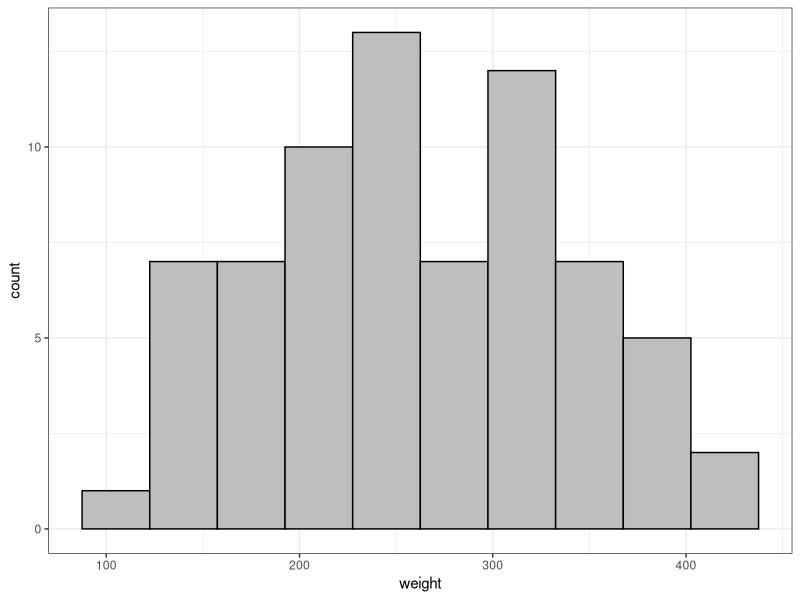
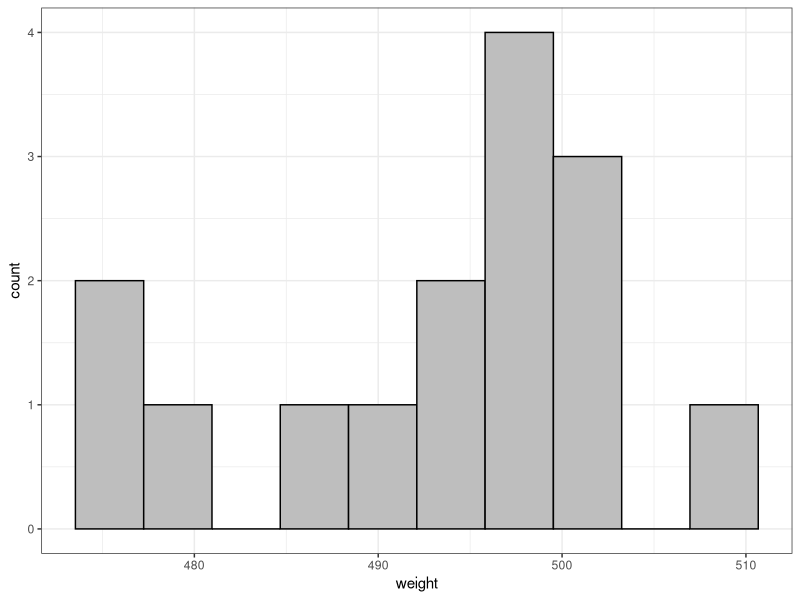
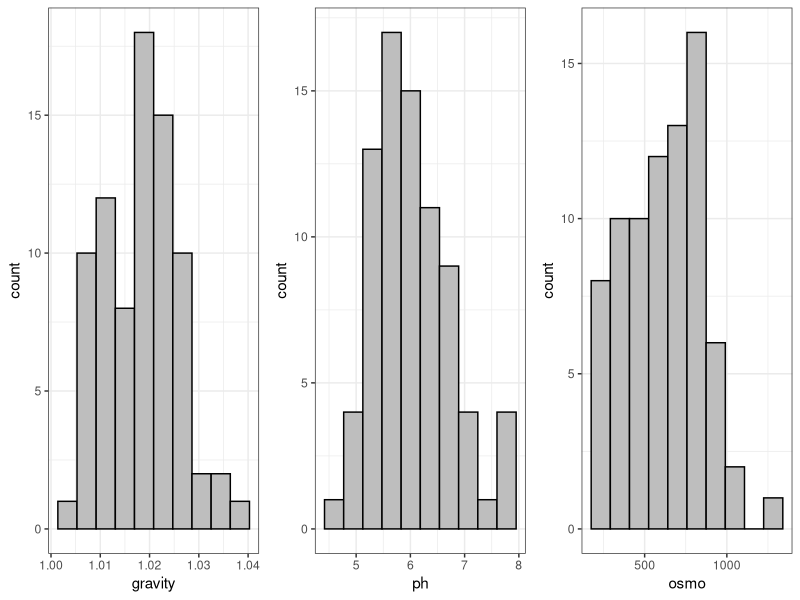

The R source for these figures, in order:
## ---- chunk 1
library(datasets)
library(tidyverse)
library(kableExtra)
library(knitr)
library(MASS)
library(boot)
library(carData)   
set.seed(200)
## ---- chunk 2
ggplot(chickwts, aes(x=weight)) + geom_histogram(bins=10,color="black",fill="grey")+ theme_bw()
## ---- chunk 3
chickwts$weight%>%summary
## ---- chunk 4
alpha<-c(0.005,0.025,0.05,0.1)
GL<-c(35,50,69,70,71,80,100)
res<-outer(GL,c(alpha,rev(1-alpha)),function(x,y){round(qt(y,x),4)})
colnames(res)<-paste0("qT_",c(alpha,rev(1-alpha)))
res<-cbind(GL,res)

res<-kable(res)
kable_styling(res,"striped", position = "center")

## ---- chunk 5
alpha<-c(0.005,0.025,0.05,0.1)
GL<-c(35,50,69,70,71,80,100)
res<-outer(GL,c(alpha,rev(1-alpha)),function(x,y){round(qchisq(y,x),4)})
colnames(res)<-paste0("qChi_",c(alpha,rev(1-alpha)))
res<-cbind(GL,res)

res<-kable(res)
kable_styling(res,"striped", position = "center")

## ---- chunk 6
prot_weight<-data.frame(weight=runif(15,470,515))
ggplot(prot_weight, aes(x=weight)) + geom_histogram(bins=10,color="black",fill="grey")+ theme_bw()
## ---- chunk 7
chickwts$weight%>%summary
## ---- chunk 8
alpha<-c(0.005,0.025,0.05,0.1)
GL<-c(10,13,14,15,16,20)
res<-outer(GL,c(alpha,rev(1-alpha)),function(x,y){round(qt(y,x),4)})
colnames(res)<-paste0("qT_",c(alpha,rev(1-alpha)))
res<-cbind(GL,res)

res<-kable(res)
kable_styling(res,"striped", position = "center")

## ---- chunk 9
alpha<-c(0.005,0.025,0.05,0.1)
GL<-c(10,13,14,15,16,20)
res<-outer(GL,c(alpha,rev(1-alpha)),function(x,y){round(qchisq(y,x),4)})
colnames(res)<-paste0("qChi_",c(alpha,rev(1-alpha)))
res<-cbind(GL,res)

res<-kable(res)
kable_styling(res,"striped", position = "center")

## ---- chunk 10
p1<-ggplot(urine, aes(x=gravity)) + geom_histogram(bins=10,color="black",fill="grey")+ theme_bw()
p2<-ggplot(urine, aes(x=ph )) + geom_histogram(bins=10,color="black",fill="grey")+ theme_bw()
p3<-ggplot(urine, aes(x=osmo)) + geom_histogram(bins=10,color="black",fill="grey")+ theme_bw()
gridExtra::grid.arrange(grobs =list(p1,p2,p3),nrow=1,ncol=3)
## ---- chunk 11
urine[,2:4]%>%summary
## ---- chunk 12
t2<-data.frame(promedio=round(apply(urine[,2:4],2,mean,na.rm =T),4),varianza=round(apply(urine[,2:4],2,var,na.rm =T),4),n=apply(urine[,2:4],2,function(x){sum(!is.na(x))}))
t2<-kable(t2)
kable_styling(t2,"striped", position = "center")

## ---- chunk 13
alpha<-c(0.005,0.025,0.05,0.1)
GL<-c(50,77,78,79,80,100)
res<-outer(GL,c(alpha,rev(1-alpha)),function(x,y){round(qt(y,x),4)})
colnames(res)<-paste0("qT_",c(alpha,rev(1-alpha)))
res<-cbind(GL,res)

res<-kable(res)
kable_styling(res,"striped", position = "center")
